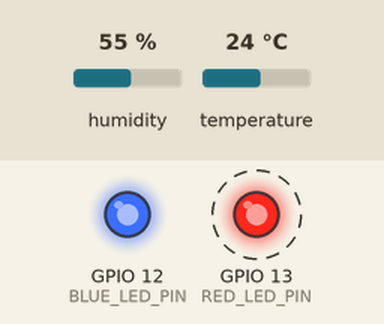
The sketch below on a simulated ESP32. On the bench: output pins drawn as LEDs (lit = HIGH). Dashed ring = blinking. The inputs (shaded band) are chosen by the test bench; at power-on: humidity 55 %, temperature 24 °C. What the sketch prints to the serial monitor is not drawn.

Above: at 0.5 s.
At 2.5 s:
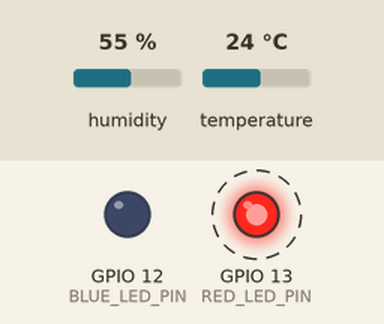
Timing chart, 0 to 5.2 s (numbered marks = the images above):
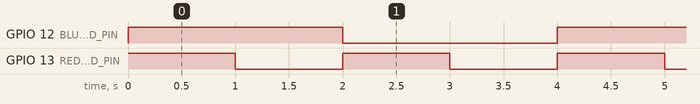

The sketch:

Freertos_task_schedule.io.ino
```cpp
#include <DHT.h>
#include "freertos/FreeRTOS.h"
#include "freertos/task.h"
#include "freertos/queue.h"
#include "freertos/semphr.h"

#define RED_LED_PIN 13
#define BLUE_LED_PIN 12
#define DHT_PIN 27
#define DHT_TYPE DHT22

// Initialize DHT sensor
DHT dht(DHT_PIN,DHT_TYPE);

//Queue to send sensor data
QueueHandle_t sensorDataQueue;
SemaphoreHandle_t xMutex; //mutex for sharing memory

//struct data
struct SensorData{
  float temp;
  float humidity;
};
//LED TASK 1
void blind_red_led(void *pvParameter){
  while(true){
    digitalWrite(RED_LED_PIN,HIGH);
    vTaskDelay(1000/portTICK_PERIOD_MS);
    digitalWrite(RED_LED_PIN,LOW);
    vTaskDelay(1000/portTICK_PERIOD_MS);
  }
}

//LED TASK2
void blind_blue_led(void *pvParameter){
  while(true){
    digitalWrite(BLUE_LED_PIN,HIGH);
    vTaskDelay(2000/portTICK_PERIOD_MS);
    digitalWrite(BLUE_LED_PIN,LOW);
    vTaskDelay(2000/portTICK_PERIOD_MS);
  }
}

// Task to read DHT32 sensor
void read_dht32(void *pvParameter){
  SensorData data;
  while(1){
    if(xSemaphoreTake(xMutex,portMAX_DELAY) == pdTRUE){
      data.temp = dht.readTemperature();
      data.humidity = dht.readHumidity();

      //check if sensor data reading successfully
      if (isnan(data.temp)){
        Serial.println("Failed to read temp");
      }else{
        Serial.print("Temperature: ");
        Serial.print(data.temp);
      }
      if(isnan(data.humidity)){
        Serial.println("Failed to read humidity");
      }else{
        Serial.print(" °C, Humidity: ");
        Serial.print(data.humidity);
        Serial.println(" %");
      }

      //send sensor data to queue for another task
      xQueueSend(sensorDataQueue,&data,portMAX_DELAY);

      //release mutex
      xSemaphoreGive(xMutex);

      // Delay before next reading
      vTaskDelay(1000 / portTICK_PERIOD_MS);  // Read every 5 seconds
    }
  }
}

// Task to process sensor data
void process_sensor_data(void *pvParameter){
  SensorData data;

  while(1){
    if(xQueueReceive(sensorDataQueue,&data,portMAX_DELAY) == pdTRUE){
        Serial.print("Processing Sensor Data: Temperature: ");
        Serial.print(data.temp);
    }

    if(xQueueReceive(sensorDataQueue,&data,portMAX_DELAY) == pdTRUE){
        Serial.print(" °C, Humidity: ");
        Serial.print(data.humidity);
        Serial.println(" %");
    }
  }
}
void setup() {
  Serial.begin(115200);

  // Initialize GPIO for LEDs
  pinMode(RED_LED_PIN, OUTPUT);
  pinMode(BLUE_LED_PIN, OUTPUT);

  // Initialize DHT sensor
  dht.begin();

  //Initialize Mutex for task synchronization
  xMutex = xSemaphoreCreateMutex();

  //Inititalize queue for sensor data
  sensorDataQueue = xQueueCreate(10,sizeof(SensorData));

  //create freertos task
  xTaskCreate(blind_red_led,"Blink RED LED",2048,NULL,3,NULL);
  xTaskCreate(blind_blue_led,"Blink BLUE LED",2048,NULL,4,NULL);
  xTaskCreate(read_dht32,"READ SENSOR DATA",2048,NULL,1,NULL);
  xTaskCreate(process_sensor_data,"PROCESS SENSOR DATA",2048,NULL,2,NULL);
}

void loop() {
  // put your main code here, to run repeatedly:

}
```

Measured:
- by itself, GPIO 12 (BLUE_LED_PIN): alternates HIGH for 2.0 s and LOW for 2.0 s
- by itself, GPIO 13 (RED_LED_PIN): alternates HIGH for 1.0 s and LOW for 1.0 s
- by itself, everything shown: repeats every 4.0 s, in 4 steps
